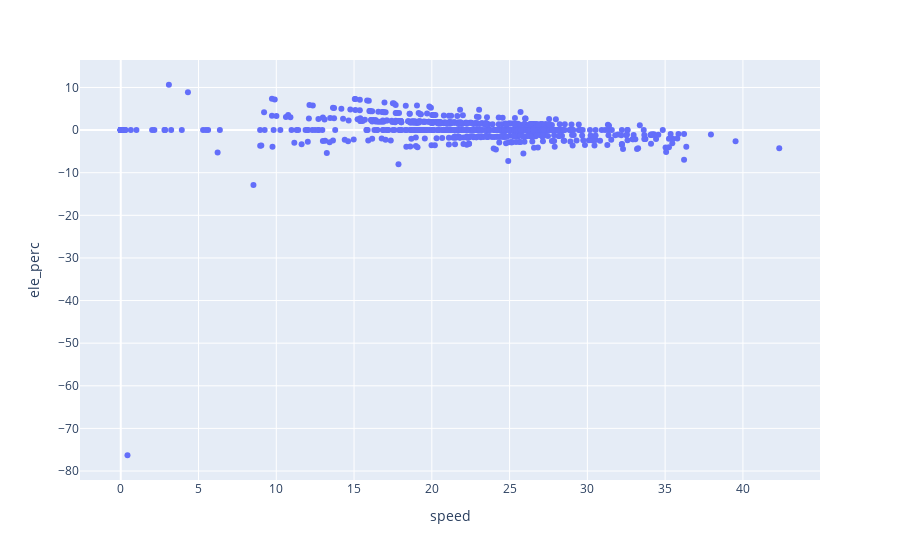

Source (notebook cell):
### Code cell
fig = px.scatter(df_diff, y='ele_perc', x='speed', trendline='ols')
fig.show()

### Figure 1 — Plotly figure (JSON) as saved in the notebook; plotly's stock layout.template omitted (floating-point values rounded to 4 significant figures; data arrays with more than 128 entries replaced by an {"elided": "..."} marker saying what was removed)
{"data": [{"hovertemplate": "speed=%{x}<br>ele_perc=%{y}<extra></extra>", "legendgroup": "", "marker": {"color": "#636efa", "symbol": "circle"}, "mode": "markers", "name": "", "orientation": "v", "showlegend": false, "type": "scatter", "x": {"elided": "780 float values"}, "xaxis": "x", "y": {"elided": "780 float values"}, "yaxis": "y"}, {"hovertemplate": "<b>OLS trendline</b><br>ele_perc = inf * speed + -inf<br>R<sup>2</sup>=nan<br><br>speed=%{x}<br>ele_perc=%{y} <b>(trend)</b><extra></extra>", "legendgroup": "", "marker": {"color": "#636efa", "symbol": "circle"}, "mode": "lines", "name": "", "showlegend": false, "type": "scatter", "x": {"elided": "780 float values"}, "xaxis": "x", "y": {"elided": "780 null values"}, "yaxis": "y"}], "layout": {"legend": {"tracegroupgap": 0}, "margin": {"t": 60}, "xaxis": {"anchor": "y", "domain": [0, 1], "title": {"text": "speed"}}, "yaxis": {"anchor": "x", "domain": [0, 1], "title": {"text": "ele_perc"}}}}
